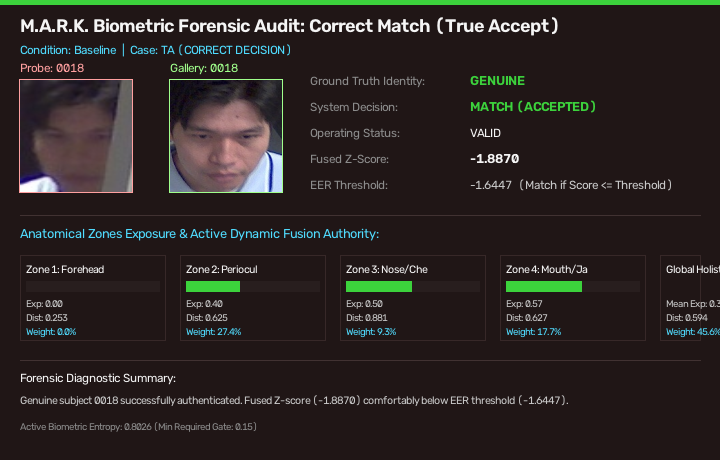
#> input picture biometric_occlusion_project/audit_packet/01_correct_matching.png, 720 x 460 px
$ python -i occlusion_estimator.py   (imports and definitions only)   (older library calls are emulated)
#> lines starting #> are read from the running program, lines starting #| are printed output that depends on the picture; after the words box and inside, x2 and y2 are one past the last pixel; in counts of white or black regions, pixels touching at a corner belong together
"""
occlusion_estimator.py
-----------------------
Patch-Level Occlusion Assessment & Continuous Exposure Estimation Engine.

For each of the 4 anatomical zone images produced by the Spatial Slicer, this
module computes a continuous Exposure Score  E_i ∈ [0.0, 1.0]  using two
independent, complementary image cues:

    Cue 1 — Skin-pixel chromaticity density (weight = 0.70)
        Fraction of active pixels that fall within the human skin locus in
        the YCrCb color space.  Skin bounds:
            Y  ∈ [  0, 255]   (luminance unrestricted — all complexions)
            Cr ∈ [133, 173]
            Cb ∈ [ 77, 127]

    Cue 2 — Gradient texture variance (weight = 0.30)
        Variance of Sobel edge magnitudes across the active region, normalised
        to [0, 1] by a ceiling constant.  Natural skin produces moderate,
        spatially distributed gradients; flat synthetic occluders (fabric,
        plastic lenses) concentrate gradients only at their edges, yielding
        distinctly different variance signatures.

Clamping rule
-------------
    E_i = 0.0   if   raw_score < 0.20

This hard clamp makes the downstream matcher treat effectively-occluded
patches as providing zero biometric information.

Active-region extraction
------------------------
Zone images are 112 × 112 with all-zero rows outside the zone band.  Both
cues are computed exclusively on the non-zero rows to avoid bias from the
zero-padded background.

Third-party : OpenCV (cvtColor, Sobel), NumPy (masking, statistics)
Custom      : YCrCb skin locus bounds, cue fusion formula, active-region
              extractor, clamping logic, exposure-vector assembler.
"""

from __future__ import annotations

import numpy as np
import cv2

# ── Skin chromaticity bounds in YCrCb space ───────────────────────────────────
_SKIN_Y_MIN,  _SKIN_Y_MAX  = 0,   255
_SKIN_CR_MIN, _SKIN_CR_MAX = 133, 173
_SKIN_CB_MIN, _SKIN_CB_MAX = 77,  127

# ── Score fusion weights ──────────────────────────────────────────────────────
_SKIN_WEIGHT    = 0.70
_TEXTURE_WEIGHT = 0.30

# ── Exposure threshold & texture normalisation ceiling ────────────────────────
MIN_EXPOSURE_THRESHOLD   = 0.20
_TEXTURE_VAR_CEILING     = 3000.0   # variance ≥ this → normalised to 1.0
_TEXTURE_VAR_CEILING_INV = 1.0 / _TEXTURE_VAR_CEILING


def _extract_active_rows(zone_img: np.ndarray) -> np.ndarray | None:
    """
    Return only the non-zero rows from a masked zone image.

    Zone images produced by :mod:`spatial_slicer` have zeros in every row
    outside the anatomical band.  This function recovers the raw band pixels
    for unbiased chromaticity and texture statistics.

    Parameters
    ----------
    zone_img : np.ndarray
        Full ``(112, 112, 3)`` masked zone image, dtype ``uint8``.

    Returns
    -------
    np.ndarray or None
        Sub-array of only the active rows, shape ``(n_rows, 112, 3)``.
        Returns ``None`` if every pixel is zero (zone is fully occluded).
    """
    # A row is "active" if at least one pixel across all 3 channels is non-zero
    row_has_signal = np.any(zone_img > 0, axis=(1, 2))
    if not np.any(row_has_signal):
        return None
    return zone_img[row_has_signal]   # shape: (n_active, 112, 3)


def compute_skin_density(patch: np.ndarray) -> float:
    """
    Compute the fraction of pixels within the human skin chromaticity locus.

    The YCrCb color space is used because Cr and Cb are largely illumination-
    invariant, making the skin locus compact and consistent across ethnicities
    and lighting conditions.

    Parameters
    ----------
    patch : np.ndarray
        BGR sub-image of arbitrary size, dtype ``uint8``.

    Returns
    -------
    float
        Skin-pixel density ∈ [0.0, 1.0].
    """
    if patch is None or patch.size == 0:
        return 0.0

    ycrcb = cv2.cvtColor(patch, cv2.COLOR_BGR2YCrCb)
    Y  = ycrcb[:, :, 0].astype(np.int32)
    Cr = ycrcb[:, :, 1].astype(np.int32)
    Cb = ycrcb[:, :, 2].astype(np.int32)

    skin_mask = (
        (Y  >= _SKIN_Y_MIN)  & (Y  <= _SKIN_Y_MAX)  &
        (Cr >= _SKIN_CR_MIN) & (Cr <= _SKIN_CR_MAX)  &
        (Cb >= _SKIN_CB_MIN) & (Cb <= _SKIN_CB_MAX)
    )

    n_total = skin_mask.size
    return float(np.sum(skin_mask)) / n_total if n_total > 0 else 0.0


def compute_texture_variance(patch: np.ndarray) -> float:
    """
    Compute the normalised variance of Sobel gradient magnitudes.

    Sobel operators on both axes are combined as:
        ``magnitude = sqrt(Gx² + Gy²)``

    The variance is normalised by ``_TEXTURE_VAR_CEILING`` and clamped to 1.0.

    Parameters
    ----------
    patch : np.ndarray
        BGR sub-image, dtype ``uint8``.

    Returns
    -------
    float
        Normalised texture variance ∈ [0.0, 1.0].
    """
    if patch is None or patch.size == 0:
        return 0.0

    gray    = cv2.cvtColor(patch, cv2.COLOR_BGR2GRAY)
    sobel_x = cv2.Sobel(gray, cv2.CV_64F, 1, 0, ksize=3)
    sobel_y = cv2.Sobel(gray, cv2.CV_64F, 0, 1, ksize=3)
    magnitude = np.sqrt(sobel_x ** 2 + sobel_y ** 2)

    raw_var = float(np.var(magnitude))
    return min(raw_var * _TEXTURE_VAR_CEILING_INV, 1.0)


def compute_exposure_score(zone_img: np.ndarray) -> float:
    """
    Derive the continuous Exposure Score ``E_i ∈ [0.0, 1.0]`` for one zone.

    Formula::

        raw_score = 0.70 × skin_density + 0.30 × texture_variance
        E_i       = 0.0   if  raw_score < 0.20
                  = raw_score  otherwise

    Parameters
    ----------
    zone_img : np.ndarray
        Full ``(112, 112, 3)`` masked zone image.

    Returns
    -------
    float
        Exposure score, clamped to ``0.0`` when below :data:`MIN_EXPOSURE_THRESHOLD`.
    """
    active = _extract_active_rows(zone_img)

    if active is None:
        return 0.0

    skin    = compute_skin_density(active)
    texture = compute_texture_variance(active)

    raw = _SKIN_WEIGHT * skin + _TEXTURE_WEIGHT * texture
    return 0.0 if raw < MIN_EXPOSURE_THRESHOLD else float(raw)


def compute_exposure_vector(zones: list[np.ndarray]) -> np.ndarray:
    """
    Compute the 4-dimensional Exposure Vector for a complete facial image.

    Parameters
    ----------
    zones : list[np.ndarray]
        Exactly 4 masked ``(112, 112, 3)`` zone images — output of
        :func:`spatial_slicer.slice_into_zones`.

    Returns
    -------
    np.ndarray
        Shape ``(4,)``, dtype ``float32``.  Each element ``E_i ∈ [0.0, 1.0]``.

    Raises
    ------
    ValueError
        If ``zones`` does not contain exactly 4 elements.
    """
    if len(zones) != 4:
        raise ValueError(
            f"[occlusion_estimator] Expected 4 zone images, received {len(zones)}."
        )
    return np.array(
        [compute_exposure_score(z) for z in zones],
        dtype=np.float32,
    )

>>> import cv2
>>> picture = cv2.imread('../audit_packet/01_correct_matching.png')
#> picture is the input picture: shape (460, 720, 3); mean B, G, R 35.1, 37.5, 43.4
>>> result = compute_exposure_score(picture)
#> in compute_skin_density, `ycrcb = cv2.cvtColor(patch, cv2.COLOR_BGR2YCrCb)`: ycrcb: shape (460, 720, 3); mean of channels 0, 1, 2 39, 131.1, 125.5
#> in compute_skin_density, `Y  = ycrcb[:, :, 0].astype(np.int32)`:
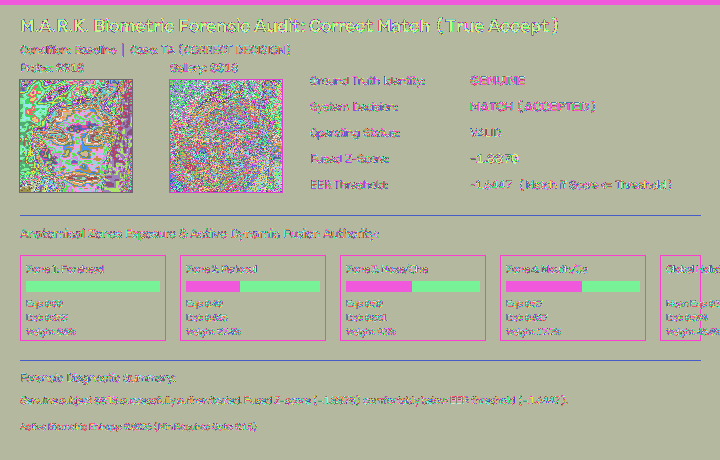
#> Y: shape (460, 720) int32; 253 distinct labels, from 3 to 255; one colour per label, 0 black
#> in compute_skin_density, `Cr = ycrcb[:, :, 1].astype(np.int32)`:
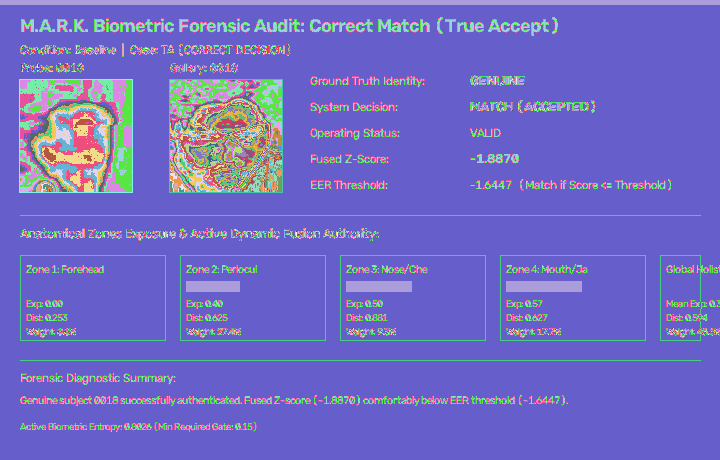
#> Cr: shape (460, 720) int32; 122 distinct labels, from 55 to 176; one colour per label, 0 black
#> in compute_skin_density, `Cb = ycrcb[:, :, 2].astype(np.int32)`:
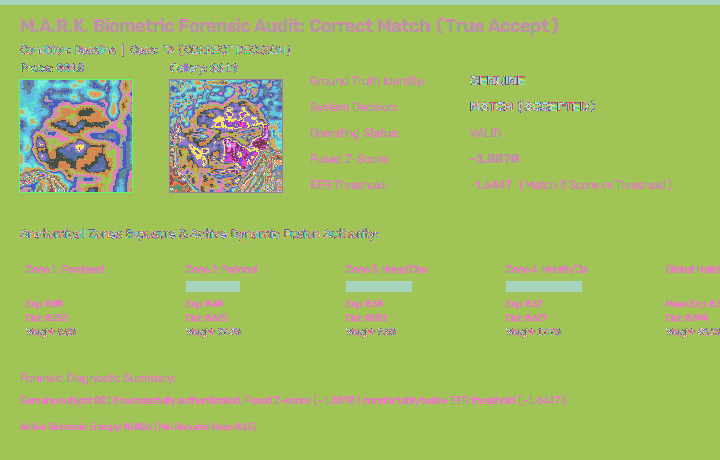
#> Cb: shape (460, 720) int32; 115 distinct labels, from 78 to 192; one colour per label, 0 black
#> in compute_skin_density, `skin_mask = ( (Y  >= _SKIN_Y_MIN)  & (Y  <= _SKIN_Y_MAX)  & (Cr >= _SK..`:
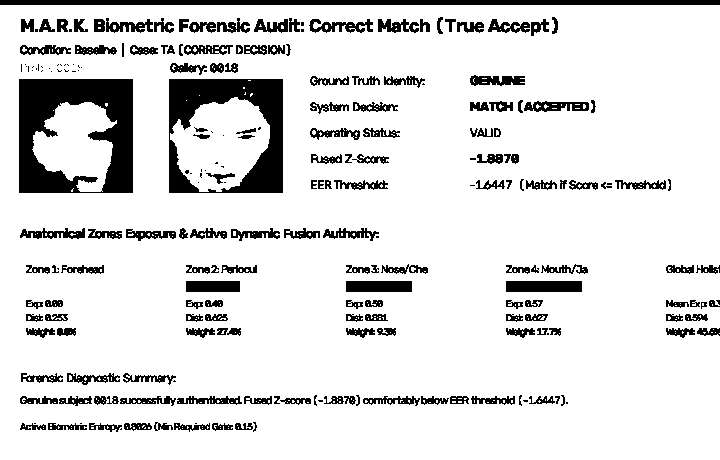
#> skin_mask: shape (460, 720) bool; 87.1% white; 226 black regions (57 under 20 px), largest, box (x1, y1, x2, y2) and area: (19, 79, 133, 193) 8127, (169, 79, 283, 193) 6349, (0, 0, 720, 5) 3600
#> in compute_exposure_score, `skin    = compute_skin_density(active)`: skin = 0.871
#> in compute_texture_variance, `sobel_x = cv2.Sobel(gray, cv2.CV_64F, 1, 0, ksize=3)`:
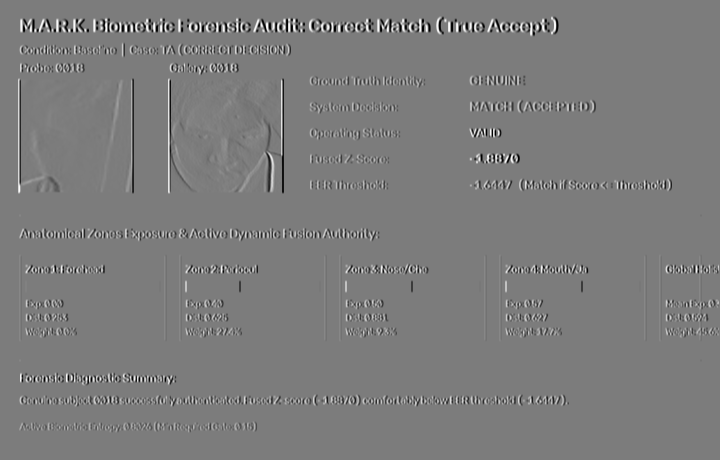
#> sobel_x: shape (460, 720) float64; min -880, max 916, mean 0; drawn with min black and max white
#> in compute_texture_variance, `sobel_y = cv2.Sobel(gray, cv2.CV_64F, 0, 1, ksize=3)`:
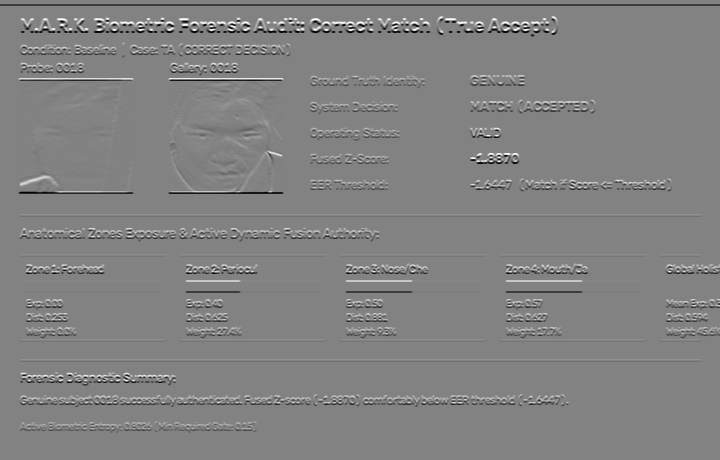
#> sobel_y: shape (460, 720) float64; min -916, max 880, mean -2.1; drawn with min black and max white
#> in compute_texture_variance, `magnitude = np.sqrt(sobel_x ** 2 + sobel_y ** 2)`:
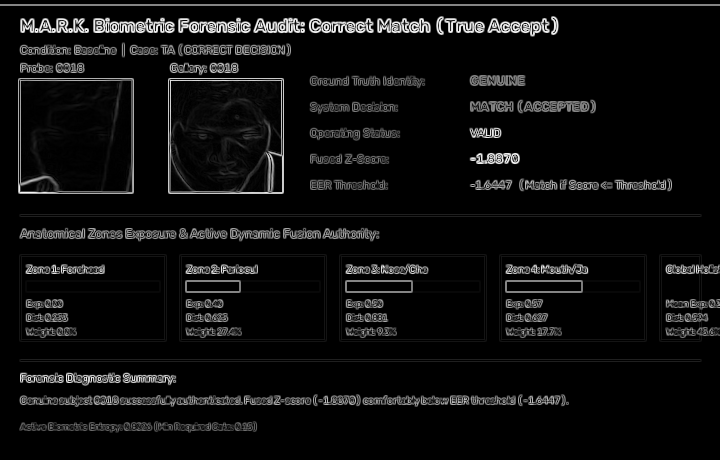
#> magnitude: shape (460, 720) float64; min 0, max 947.5, mean 54; drawn with min black and max white
#> in compute_texture_variance, `raw_var = float(np.var(magnitude))`: raw_var = 22347.8
#> in compute_exposure_score, `texture = compute_texture_variance(active)`: texture = 1
#> in compute_exposure_score, `raw = _SKIN_WEIGHT * skin + _TEXTURE_WEIGHT * texture`: raw = 0.91
#> result = 0.91
